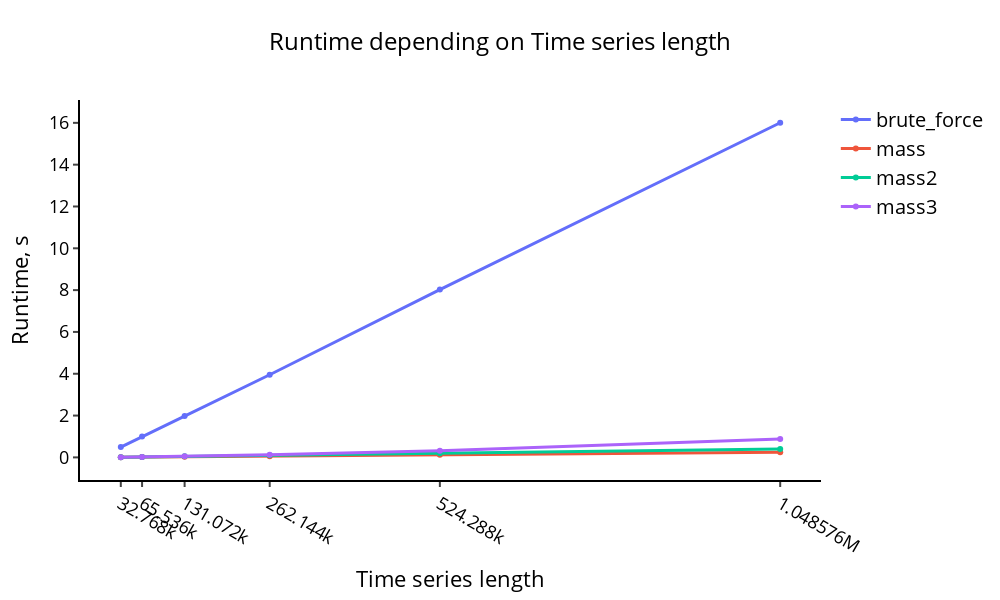

The notebook cell saved with this chart:
### Code cell
# visualize plot with results of experiment
comparison_param = np.array(algorithms)
visualize_plot_times(results_exp1, comparison_param, exp1_params)

### Figure 1 — Plotly figure (JSON) as saved in the notebook; plotly's stock layout.template omitted (floating-point values rounded to 4 significant figures)
{"data": [{"line": {"width": 3}, "name": "brute_force", "type": "scatter", "x": [32768, 65536, 131072, 262144, 524288, 1048576], "y": [0.4952, 0.9973, 1.974, 3.952, 8.025, 16.0]}, {"line": {"width": 3}, "name": "mass", "type": "scatter", "x": [32768, 65536, 131072, 262144, 524288, 1048576], "y": [0.006584, 0.01379, 0.02781, 0.05419, 0.1235, 0.2482]}, {"line": {"width": 3}, "name": "mass2", "type": "scatter", "x": [32768, 65536, 131072, 262144, 524288, 1048576], "y": [0.01115, 0.02398, 0.0485, 0.0971, 0.1963, 0.4016]}, {"line": {"width": 3}, "name": "mass3", "type": "scatter", "x": [32768, 65536, 131072, 262144, 524288, 1048576], "y": [0.01118, 0.02346, 0.05274, 0.1241, 0.3168, 0.8758]}], "layout": {"height": 600, "legend": {"font": {"color": "black", "size": 20}}, "paper_bgcolor": "rgba(0,0,0,0)", "plot_bgcolor": "rgba(0,0,0,0)", "title": {"font": {"color": "black", "size": 24}, "text": "Runtime depending on Time series length", "x": 0.5, "xanchor": "center"}, "width": 1000, "xaxis": {"linecolor": "#000", "linewidth": 2, "showgrid": false, "tickfont": {"color": "black", "size": 18}, "ticks": "outside", "tickvals": [32768, 65536, 131072, 262144, 524288, 1048576], "tickwidth": 2, "title": {"font": {"color": "black", "size": 22}, "text": "Time series length"}}, "yaxis": {"linecolor": "#000", "linewidth": 2, "showgrid": false, "tickfont": {"color": "black", "size": 18}, "ticks": "outside", "tickwidth": 2, "title": {"font": {"color": "black", "size": 22}, "text": "Runtime, s"}, "zeroline": false}}}
